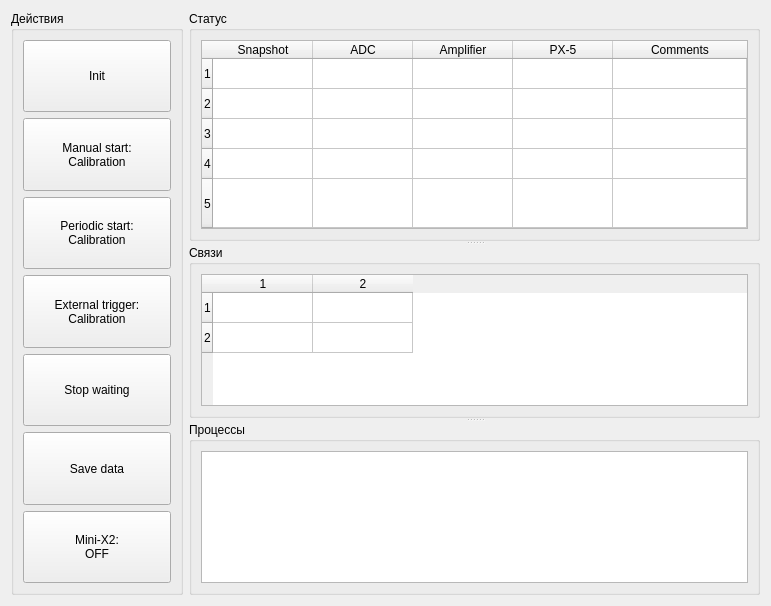
<?xml version="1.0" encoding="UTF-8"?>
<ui version="4.0">
 <class>MainWidgetDesign</class>
 <widget class="QWidget" name="MainWidgetDesign">
  <property name="windowModality">
   <enum>Qt::NonModal</enum>
  </property>
  <property name="geometry">
   <rect>
    <x>0</x>
    <y>0</y>
    <width>771</width>
    <height>606</height>
   </rect>
  </property>
  <property name="sizePolicy">
   <sizepolicy hsizetype="Expanding" vsizetype="Expanding">
    <horstretch>0</horstretch>
    <verstretch>0</verstretch>
   </sizepolicy>
  </property>
  <property name="minimumSize">
   <size>
    <width>550</width>
    <height>400</height>
   </size>
  </property>
  <property name="windowTitle">
   <string>MainWidget</string>
  </property>
  <layout class="QHBoxLayout" name="horizontalLayout">
   <property name="sizeConstraint">
    <enum>QLayout::SetMaximumSize</enum>
   </property>
   <item>
    <widget class="QGroupBox" name="groupBox_3">
     <property name="maximumSize">
      <size>
       <width>200</width>
       <height>16777215</height>
      </size>
     </property>
     <property name="title">
      <string>Действия</string>
     </property>
     <layout class="QGridLayout" name="gridLayout">
      <item row="0" column="0">
       <widget class="QPushButton" name="Init_pushButton">
        <property name="enabled">
         <bool>true</bool>
        </property>
        <property name="sizePolicy">
         <sizepolicy hsizetype="Minimum" vsizetype="Preferred">
          <horstretch>0</horstretch>
          <verstretch>0</verstretch>
         </sizepolicy>
        </property>
        <property name="minimumSize">
         <size>
          <width>0</width>
          <height>0</height>
         </size>
        </property>
        <property name="mouseTracking">
         <bool>false</bool>
        </property>
        <property name="text">
         <string>Init</string>
        </property>
       </widget>
      </item>
      <item row="1" column="0">
       <widget class="QPushButton" name="manual_pushButton">
        <property name="sizePolicy">
         <sizepolicy hsizetype="Minimum" vsizetype="Preferred">
          <horstretch>0</horstretch>
          <verstretch>0</verstretch>
         </sizepolicy>
        </property>
        <property name="text">
         <string>Manual start:
Calibration</string>
        </property>
       </widget>
      </item>
      <item row="5" column="0">
       <widget class="QPushButton" name="save_pushButton">
        <property name="sizePolicy">
         <sizepolicy hsizetype="Minimum" vsizetype="Preferred">
          <horstretch>0</horstretch>
          <verstretch>0</verstretch>
         </sizepolicy>
        </property>
        <property name="text">
         <string>Save data</string>
        </property>
       </widget>
      </item>
      <item row="2" column="0">
       <widget class="QPushButton" name="periodic_pushButton">
        <property name="sizePolicy">
         <sizepolicy hsizetype="Minimum" vsizetype="Preferred">
          <horstretch>0</horstretch>
          <verstretch>0</verstretch>
         </sizepolicy>
        </property>
        <property name="text">
         <string>Periodic start:
Calibration</string>
        </property>
       </widget>
      </item>
      <item row="4" column="0">
       <widget class="QPushButton" name="stop_pushButton">
        <property name="sizePolicy">
         <sizepolicy hsizetype="Minimum" vsizetype="Preferred">
          <horstretch>0</horstretch>
          <verstretch>0</verstretch>
         </sizepolicy>
        </property>
        <property name="text">
         <string>Stop waiting</string>
        </property>
       </widget>
      </item>
      <item row="6" column="0">
       <widget class="QPushButton" name="enableMiniX2_pushButton">
        <property name="sizePolicy">
         <sizepolicy hsizetype="Minimum" vsizetype="Preferred">
          <horstretch>0</horstretch>
          <verstretch>0</verstretch>
         </sizepolicy>
        </property>
        <property name="text">
         <string>Mini-X2:
OFF</string>
        </property>
       </widget>
      </item>
      <item row="3" column="0">
       <widget class="QPushButton" name="external_pushButton">
        <property name="sizePolicy">
         <sizepolicy hsizetype="Minimum" vsizetype="Preferred">
          <horstretch>0</horstretch>
          <verstretch>0</verstretch>
         </sizepolicy>
        </property>
        <property name="text">
         <string>External trigger:
Calibration</string>
        </property>
       </widget>
      </item>
     </layout>
    </widget>
   </item>
   <item>
    <widget class="QSplitter" name="splitter">
     <property name="orientation">
      <enum>Qt::Vertical</enum>
     </property>
     <widget class="QGroupBox" name="groupBox">
      <property name="sizePolicy">
       <sizepolicy hsizetype="Preferred" vsizetype="Fixed">
        <horstretch>0</horstretch>
        <verstretch>0</verstretch>
       </sizepolicy>
      </property>
      <property name="minimumSize">
       <size>
        <width>400</width>
        <height>230</height>
       </size>
      </property>
      <property name="maximumSize">
       <size>
        <width>16777215</width>
        <height>300</height>
       </size>
      </property>
      <property name="title">
       <string>Статус</string>
      </property>
      <layout class="QVBoxLayout" name="verticalLayout">
       <item>
        <widget class="QTableWidget" name="status_tableWidget">
         <property name="sizePolicy">
          <sizepolicy hsizetype="Preferred" vsizetype="Fixed">
           <horstretch>0</horstretch>
           <verstretch>0</verstretch>
          </sizepolicy>
         </property>
         <property name="maximumSize">
          <size>
           <width>16777215</width>
           <height>290</height>
          </size>
         </property>
         <property name="focusPolicy">
          <enum>Qt::StrongFocus</enum>
         </property>
         <property name="layoutDirection">
          <enum>Qt::LeftToRight</enum>
         </property>
         <property name="autoFillBackground">
          <bool>false</bool>
         </property>
         <property name="inputMethodHints">
          <set>Qt::ImhNone</set>
         </property>
         <property name="frameShape">
          <enum>QFrame::StyledPanel</enum>
         </property>
         <property name="lineWidth">
          <number>1</number>
         </property>
         <property name="midLineWidth">
          <number>0</number>
         </property>
         <property name="verticalScrollBarPolicy">
          <enum>Qt::ScrollBarAsNeeded</enum>
         </property>
         <property name="sizeAdjustPolicy">
          <enum>QAbstractScrollArea::AdjustToContents</enum>
         </property>
         <property name="editTriggers">
          <set>QAbstractItemView::DoubleClicked</set>
         </property>
         <property name="tabKeyNavigation">
          <bool>true</bool>
         </property>
         <property name="showDropIndicator" stdset="0">
          <bool>false</bool>
         </property>
         <property name="dragEnabled">
          <bool>false</bool>
         </property>
         <property name="dragDropOverwriteMode">
          <bool>false</bool>
         </property>
         <property name="dragDropMode">
          <enum>QAbstractItemView::NoDragDrop</enum>
         </property>
         <property name="selectionMode">
          <enum>QAbstractItemView::NoSelection</enum>
         </property>
         <property name="selectionBehavior">
          <enum>QAbstractItemView::SelectItems</enum>
         </property>
         <property name="textElideMode">
          <enum>Qt::ElideLeft</enum>
         </property>
         <property name="gridStyle">
          <enum>Qt::SolidLine</enum>
         </property>
         <property name="sortingEnabled">
          <bool>false</bool>
         </property>
         <property name="wordWrap">
          <bool>true</bool>
         </property>
         <property name="cornerButtonEnabled">
          <bool>true</bool>
         </property>
         <attribute name="horizontalHeaderCascadingSectionResizes">
          <bool>false</bool>
         </attribute>
         <attribute name="horizontalHeaderDefaultSectionSize">
          <number>80</number>
         </attribute>
         <attribute name="horizontalHeaderMinimumSectionSize">
          <number>100</number>
         </attribute>
         <attribute name="horizontalHeaderShowSortIndicator" stdset="0">
          <bool>false</bool>
         </attribute>
         <attribute name="horizontalHeaderStretchLastSection">
          <bool>true</bool>
         </attribute>
         <attribute name="verticalHeaderCascadingSectionResizes">
          <bool>true</bool>
         </attribute>
         <attribute name="verticalHeaderDefaultSectionSize">
          <number>30</number>
         </attribute>
         <attribute name="verticalHeaderShowSortIndicator" stdset="0">
          <bool>true</bool>
         </attribute>
         <attribute name="verticalHeaderStretchLastSection">
          <bool>true</bool>
         </attribute>
         <row>
          <property name="text">
           <string>1</string>
          </property>
         </row>
         <row>
          <property name="text">
           <string>2</string>
          </property>
         </row>
         <row>
          <property name="text">
           <string>3</string>
          </property>
         </row>
         <row>
          <property name="text">
           <string>4</string>
          </property>
         </row>
         <row>
          <property name="text">
           <string>5</string>
          </property>
         </row>
         <column>
          <property name="text">
           <string>Snapshot</string>
          </property>
         </column>
         <column>
          <property name="text">
           <string>ADC</string>
          </property>
         </column>
         <column>
          <property name="text">
           <string>Amplifier</string>
          </property>
         </column>
         <column>
          <property name="text">
           <string>PX-5</string>
          </property>
         </column>
         <column>
          <property name="text">
           <string>Comments</string>
          </property>
         </column>
         <item row="0" column="0">
          <property name="flags">
           <set>ItemIsEnabled</set>
          </property>
         </item>
         <item row="0" column="1">
          <property name="text">
           <string/>
          </property>
          <property name="flags">
           <set>ItemIsEnabled</set>
          </property>
         </item>
         <item row="0" column="2">
          <property name="text">
           <string/>
          </property>
          <property name="flags">
           <set>ItemIsEnabled</set>
          </property>
         </item>
         <item row="0" column="3">
          <property name="text">
           <string/>
          </property>
          <property name="flags">
           <set>ItemIsEnabled</set>
          </property>
         </item>
         <item row="0" column="4">
          <property name="text">
           <string/>
          </property>
          <property name="flags">
           <set>ItemIsSelectable|ItemIsEditable|ItemIsDragEnabled|ItemIsUserCheckable|ItemIsEnabled</set>
          </property>
         </item>
         <item row="1" column="0">
          <property name="flags">
           <set>ItemIsEnabled</set>
          </property>
         </item>
         <item row="1" column="1">
          <property name="text">
           <string/>
          </property>
         </item>
         <item row="1" column="2">
          <property name="flags">
           <set>ItemIsEnabled</set>
          </property>
         </item>
         <item row="1" column="3">
          <property name="flags">
           <set>ItemIsEnabled</set>
          </property>
         </item>
         <item row="1" column="4">
          <property name="text">
           <string/>
          </property>
          <property name="flags">
           <set>ItemIsSelectable|ItemIsEditable|ItemIsDragEnabled|ItemIsUserCheckable|ItemIsEnabled</set>
          </property>
         </item>
         <item row="2" column="4">
          <property name="text">
           <string/>
          </property>
         </item>
         <item row="3" column="4">
          <property name="text">
           <string/>
          </property>
         </item>
         <item row="4" column="4">
          <property name="text">
           <string/>
          </property>
         </item>
        </widget>
       </item>
      </layout>
     </widget>
     <widget class="QGroupBox" name="groupBox_2">
      <property name="title">
       <string>Связи</string>
      </property>
      <layout class="QVBoxLayout" name="verticalLayout_2">
       <item>
        <widget class="QTableWidget" name="wiring_tableWidget">
         <row>
          <property name="text">
           <string>1</string>
          </property>
         </row>
         <row>
          <property name="text">
           <string>2</string>
          </property>
         </row>
         <column>
          <property name="text">
           <string>1</string>
          </property>
         </column>
         <column>
          <property name="text">
           <string>2</string>
          </property>
         </column>
         <item row="0" column="0">
          <property name="text">
           <string/>
          </property>
          <property name="checkState">
           <enum>Unchecked</enum>
          </property>
         </item>
         <item row="0" column="1">
          <property name="text">
           <string/>
          </property>
          <property name="checkState">
           <enum>Unchecked</enum>
          </property>
         </item>
         <item row="1" column="0">
          <property name="text">
           <string/>
          </property>
          <property name="checkState">
           <enum>Unchecked</enum>
          </property>
         </item>
         <item row="1" column="1">
          <property name="text">
           <string/>
          </property>
          <property name="checkState">
           <enum>Unchecked</enum>
          </property>
         </item>
        </widget>
       </item>
      </layout>
     </widget>
     <widget class="QGroupBox" name="groupBox_4">
      <property name="minimumSize">
       <size>
        <width>0</width>
        <height>150</height>
       </size>
      </property>
      <property name="title">
       <string>Процессы</string>
      </property>
      <layout class="QHBoxLayout" name="horizontalLayout_2">
       <item>
        <widget class="QTextBrowser" name="log_textBrowser"/>
       </item>
      </layout>
     </widget>
    </widget>
   </item>
  </layout>
 </widget>
 <resources/>
 <connections/>
</ui>
